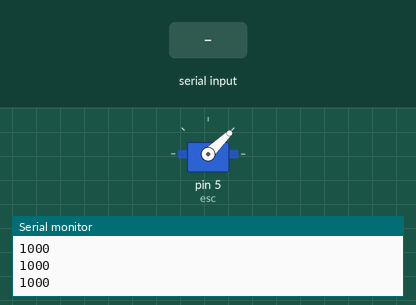
Recording of a sketch running on a simulated Arduino Uno, built with avr-gcc and run on an emulated ATmega328P. On the bench: servo, the last lines printed to the serial monitor. The test bench sets the inputs (shaded band).

Above: at 6.2 s.
6.3 s: "90,45\n" received over the second serial link
At 6.8 s:
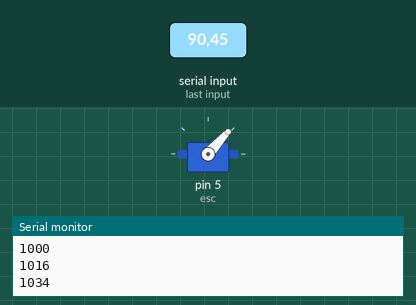
8.8 s: "30,150\n" received over the second serial link
At 9.6 s:
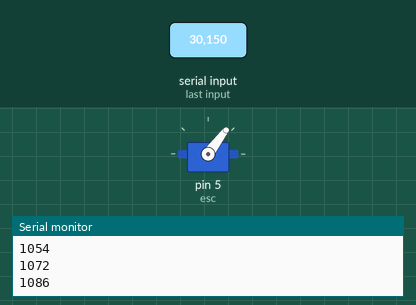
11.3 s: "90,45\n" received over the second serial link
At 13.6 s:
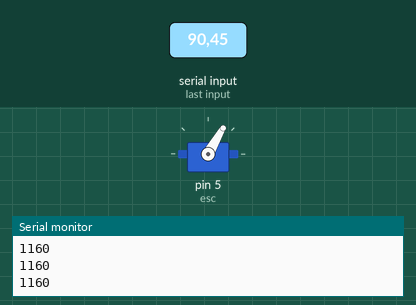
Timing chart, 0 to 15.1 s (numbered marks = the images above; inputs shaded):
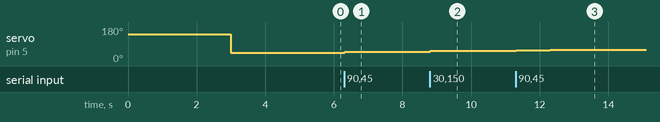

Measured:
- after the input at 6.3 s, servo on pin 5 (esc): 44° → 48° at once, → 49° 1.0 s later
- after the input at 8.8 s, servo on pin 5 (esc): 49° → 53° at once, → 55° 1.0 s later
- after the input at 11.3 s, servo on pin 5 (esc): 55° → 58° at once, → 60° 1.0 s later

The sketch:

sailfish_v4.ino
```cpp
#include <Servo.h>
#include <SoftwareSerial.h>

SoftwareSerial mySerial(3,2);
Servo esc;
int spd = 1000;
int i = 0;
int maxAccel = 20  ;
void setup(){
  esc.attach(5);
  esc.writeMicroseconds(2000);
  delay(3000);
  esc.writeMicroseconds(1000);
  delay(2000);
  mySerial.begin(9600);
  Serial.begin(9600);
}
void loop(){
  Serial.println(spd);
  esc.writeMicroseconds(spd);
  if(mySerial.available()){
    i=mySerial.parseInt();
    if(i<=500 && spd < 2000){
      spd+=map(i,500,0,1,maxAccel);
      if(spd>2000){spd=2000;}
    }
    else if(i>=520 && spd>=1000){
      spd-=map(1023-i,520,0,1,maxAccel);
      if(spd<1000){spd=1000;}
    }
  }
}
```
